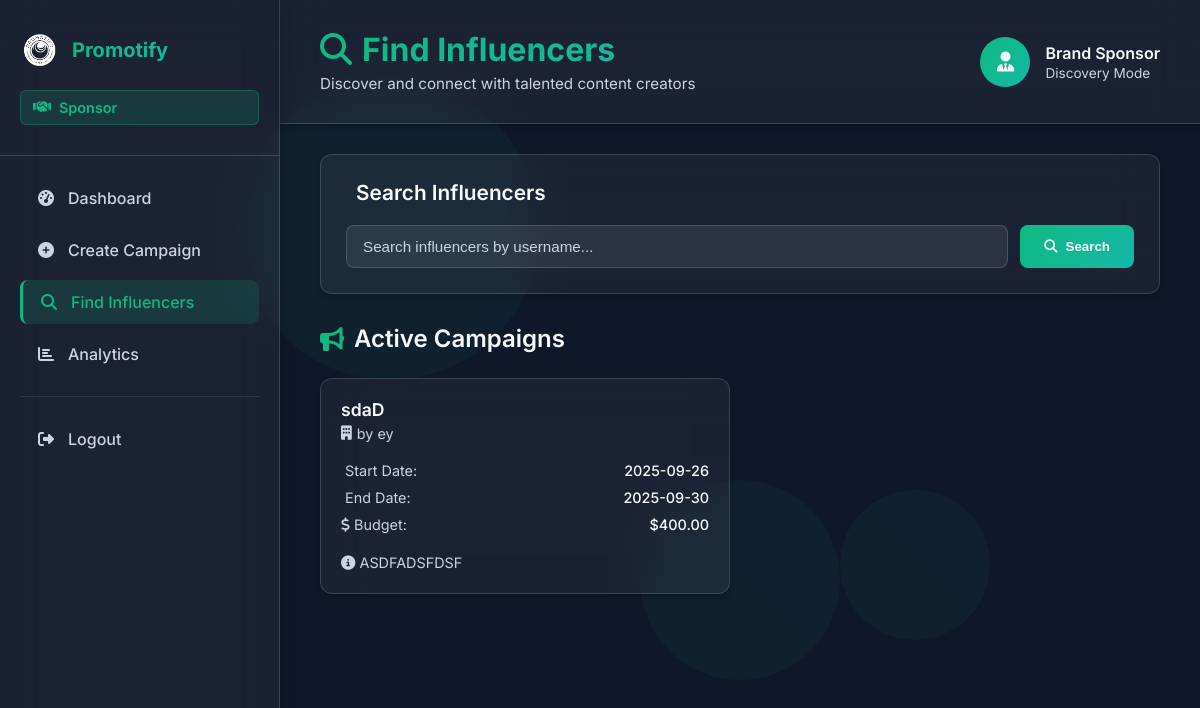
Screenshot of /sfind with the database file from the repository.
### main.py (models this page shows, shortened)
class Campaign(db.Model):
    id = db.Column(db.Integer, primary_key=True)
    sponsor_id = db.Column(db.Integer, db.ForeignKey('sponsor.id'), nullable=False)
    name = db.Column(db.String(15), nullable=False)
    description = db.Column(db.Text, nullable=True)
    start_date = db.Column(db.Date, nullable=False)
    end_date = db.Column(db.Date, nullable=False)
    budget = db.Column(db.Float, nullable=False)
    status = db.Column(db.String(50))
    sponsor = db.relationship('Sponsor', backref=db.backref('campaigns', lazy=True))
    influencers = db.relationship('Influencer', secondary='application',
                                  primaryjoin="and_(Campaign.id==Application.campaign_id, Application.status=='accepted')",
                                  backref=db.backref('accepted_campaigns', lazy='dynamic'))

class Sponsor(db.Model):
    id = db.Column(db.Integer, primary_key=True)
    username = db.Column(db.String(15), unique=True, nullable=False)
    email = db.Column(db.String(20), unique=True, nullable=False)
    password = db.Column(db.String(10), nullable=False)
    industry = db.Column(db.String(20), nullable=False)
    date_joined = db.Column(db.DateTime, default=datetime.utcnow)  # Add this line

### main.py (the view)
@app.route('/sfind')
def sfind():
    search_query = request.args.get('search', '')
    searched_influencer = None
    if search_query:
        searched_influencer = Influencer.query.filter_by(username=search_query).first()
    influencers = Influencer.query.all()
    campaigns = Campaign.query.filter(Campaign.end_date >= datetime.now().date()).all()
    return render_template('spon_find.html',
                           influencers=influencers,
                           campaigns=campaigns,
                           search_query=search_query,
                           searched_influencer=searched_influencer)

### templates/spon_find.html (shortened to what this page needs)
<!DOCTYPE html>
<html lang="en">
<head>
    <link rel="stylesheet" type="text/css" href="{{ url_for('static', filename='css/sfind.css') }}">
    <link rel="stylesheet" href="https://cdnjs.cloudflare.com/ajax/libs/font-awesome/6.4.0/css/all.min.css">
</head>
<body>
    <div class="background">
        <div class="shape shape-1"></div>
        <div class="shape shape-2"></div>
        <div class="shape shape-3"></div>
    </div>
    <aside class="sidebar">
        <div class="sidebar-header">
            <div class="logo">
                <img src="{{ url_for('static', filename='images/promotify.png') }}" alt="Promotify">
                <span class="logo-text">Promotify</span>
            </div>
            <div class="sponsor-badge">
                <i class="fas fa-handshake"></i>
                <span>Sponsor</span>
            </div>
        </div>
        <nav class="sidebar-nav">
            <ul>
                <li class="nav-item">
                    <a href="{{ url_for('spon_dash') }}" class="nav-link">
                        <i class="fas fa-tachometer-alt"></i>
                        <span>Dashboard</span>
                    </a>
                </li>
                <li class="nav-item">
                    <a href="{{ url_for('spon_camp') }}" class="nav-link">
                        <i class="fas fa-plus-circle"></i>
                        <span>Create Campaign</span>
                    </a>
                </li>
                <li class="nav-item active">
                    <a href="#" class="nav-link">
                        <i class="fas fa-search"></i>
                        <span>Find Influencers</span>
                    </a>
                </li>
                <li class="nav-item">
                    <a href="{{ url_for('sstats') }}" class="nav-link">
                        <i class="fas fa-chart-bar"></i>
                        <span>Analytics</span>
                    </a>
                </li>
                <li class="nav-item logout">
                    <a href="{{ url_for('spon_logout') }}" class="nav-link">
                        <i class="fas fa-sign-out-alt"></i>
                        <span>Logout</span>
                    </a>
                </li>
            </ul>
        </nav>
    </aside>
    <main class="main-content">
        <header class="content-header">
            <div class="header-left">
                <h1><i class="fas fa-search"></i>Find Influencers</h1>
                <p class="header-subtitle">Discover and connect with talented content creators</p>
            </div>
            <div class="user-info">
                <div class="user-avatar">
                    <i class="fas fa-user-tie"></i>
                </div>
                <div class="user-details">
                    <span class="user-name">Brand Sponsor</span>
                    <span class="user-role">Discovery Mode</span>
                </div>
            </div>
        </header>
        <div class="content">
            <div class="search-section">
                <h2 class="search-title">
                    Search Influencers
                </h2>
                <form action="{{ url_for('sfind') }}" method="GET" class="search-form">
                    <input type="text" name="search" class="search-input" placeholder="Search influencers by username..." value="{{ search_query }}">
                    <button type="submit" class="search-btn">
                        <i class="fas fa-search"></i>
                        Search
                    </button>
                </form>
            </div>
            <h2 class="section-title">
                <i class="fas fa-bullhorn"></i>
                Active Campaigns
            </h2>
            {% if campaigns %}
                <div class="campaigns-grid">
                    {% for campaign in campaigns %}
                    <div class="campaign-card">
                        <div class="campaign-header">
                            <div class="campaign-name">{{ campaign.name }}</div>
                            <div class="campaign-sponsor">
                                <i class="fas fa-building"></i>
                                by {{ campaign.sponsor.username }}
                            </div>
                        </div>
                        <div class="campaign-details">
                            <div class="campaign-detail">
                                <span class="label"> Start Date:</span>
                                <span class="value">{{ campaign.start_date }}</span>
                            </div>
                            <div class="campaign-detail">
                                <span class="label"> End Date:</span>
                                <span class="value">{{ campaign.end_date }}</span>
                            </div>
                            <div class="campaign-detail">
                                <span class="label"><i class="fas fa-dollar-sign"></i> Budget:</span>
                                <span class="value">${{ "{:,.2f}".format(campaign.budget) }}</span>
                            </div>
                        </div>
                        {% if campaign.description %}
                        <div class="campaign-description">
                            <i class="fas fa-info-circle"></i>
                            {{ campaign.description }}
                        </div>
                        {% endif %}
                    </div>
                    {% endfor %}
                </div>
            {% else %}
                <div class="empty-state">
                    <i class="fas fa-bullhorn"></i>
                    <h3>No Active Campaigns</h3>
                    <p>There are currently no active campaigns available. Check back later for new opportunities!</p>
                </div>
            {% endif %}
        </div>
    </main>
</body>
</html>

### rows the page displays
Campaign: name "sdaD", sponsor.username "ey", start_date "2025-09-26", end_date "2025-09-30", budget "400.00", description "ASDFADSFDSF"
